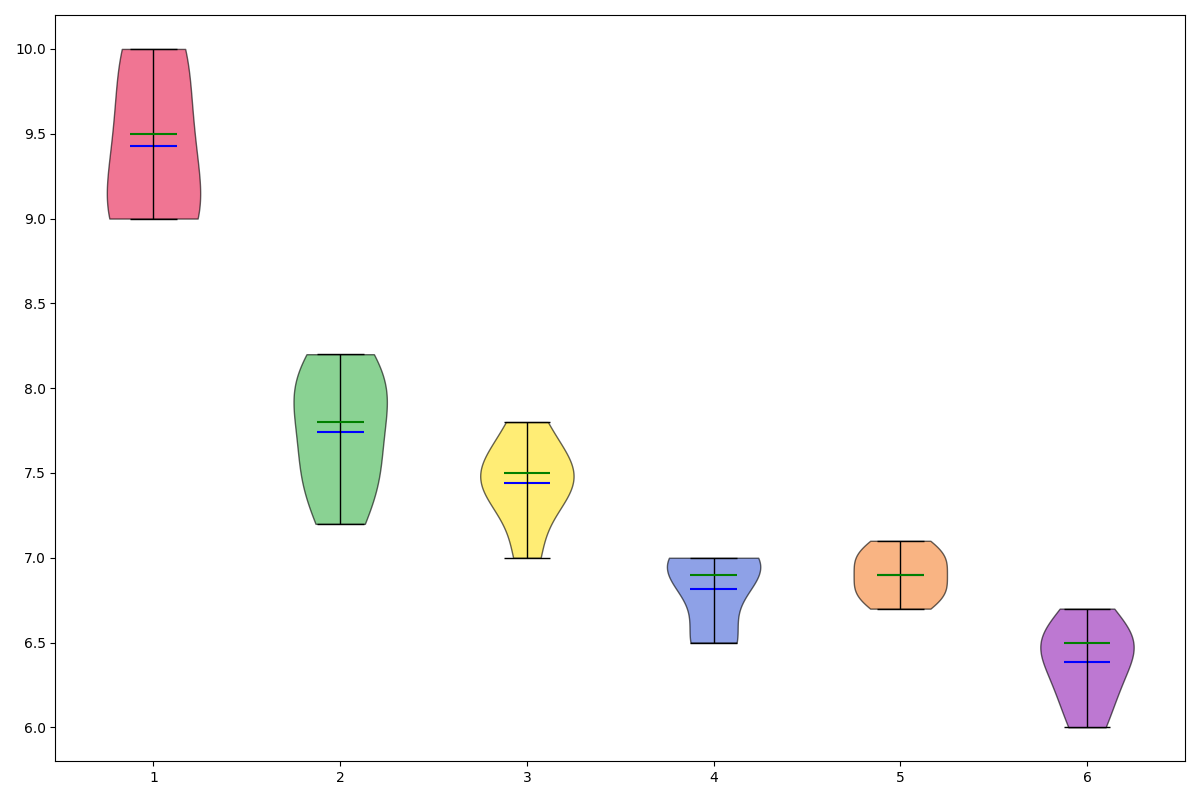

The Python source for this figure:
import matplotlib.pyplot as plt

# Constructing contextual data for each age group
children_sleep = [9, 9.5, 10, 9, 9.5, 9, 10]
teenagers_sleep = [7.2, 8, 7.5, 8, 7.8, 7.5, 8.2]
young_adults_sleep = [7, 7.5, 7.3, 7.8, 7.5, 7.4, 7.6]
adults_sleep = [6.5, 7, 6.8, 7, 6.9, 7, 6.5]
middle_aged_sleep = [6.7, 7, 6.8, 6.9, 7, 7.1, 6.8]
seniors_sleep = [6, 6.5, 6.2, 6.5, 6.7, 6.5, 6.3]

# Combine data into a list
data = [children_sleep, teenagers_sleep, young_adults_sleep, adults_sleep, middle_aged_sleep, seniors_sleep]

# Initialize the figure
fig, axs = plt.subplots(1, 1, figsize=(12, 8))

# Violin Plot
violin = axs.violinplot(data, vert=True, showmeans=True, showextrema=True, showmedians=True)

# Customizing the plot with new colors
new_colors = ['#e6194b', '#3cb44b', '#ffe119', '#4363d8', '#f58231', '#911eb4']
for i, pc in enumerate(violin['bodies']):
    pc.set_facecolor(new_colors[i % len(new_colors)])
    pc.set_edgecolor('black')
    pc.set_alpha(0.6)

# Customizing the mean, medians, and extrema lines
violin['cmeans'].set_color('blue')
violin['cmedians'].set_color('green')
for partname in ('cbars', 'cmins', 'cmaxes'):
    vp = violin[partname]
    vp.set_edgecolor('black')
    vp.set_linewidth(1)

# Adjust the layout
plt.tight_layout()

# Display the plot
plt.show()
